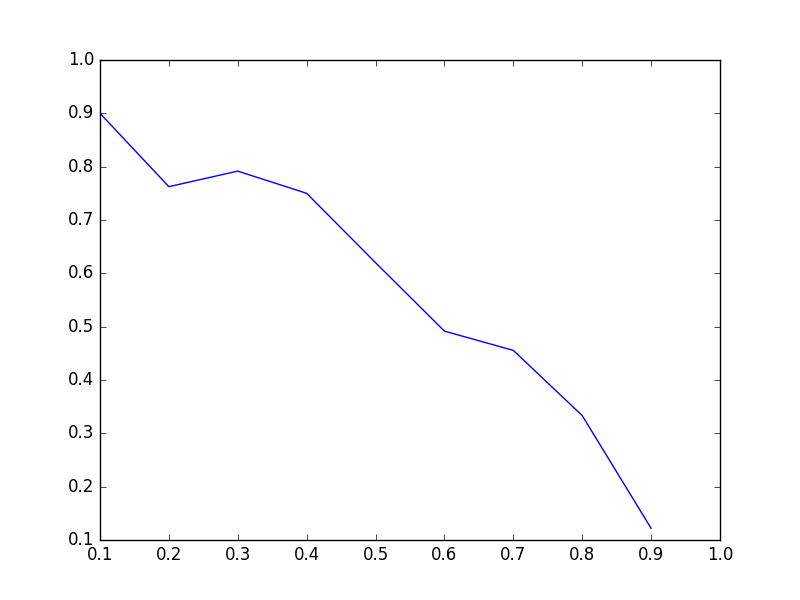

This chart was generated by the following Python code:
from matveev.task_3.dataset import Dataset

import cv2
import numpy as np
import matplotlib.pyplot as plt
from sklearn.neighbors import KNeighborsClassifier
from sklearn.metrics import accuracy_score
from skimage.feature import hog


ds = Dataset()

pp = np.arange(0.1, 1, 0.1)
ac = []

for p in pp:
    x_train, y_train, x_test, y_test = ds.split_train_test_set(p)
    num_train, h, w = x_train.shape
    num_test, _, _ = x_test.shape

    x_train_hogs = []
    for i in range(num_train):
        hog_image = hog(x_train[i, :, :], orientations=8, pixels_per_cell=(8, 8), cells_per_block=(1, 1))
        x_train_hogs.append(hog_image)

    x_train_hogs = np.array(x_train_hogs)

    x_test_hogs = []
    for i in range(num_test):
        hog_image = hog(x_test[i, :, :], orientations=8, pixels_per_cell=(8, 8), cells_per_block=(1, 1))
        x_test_hogs.append(hog_image)

    x_test_hogs = np.array(x_test_hogs)

    neigh = KNeighborsClassifier(n_neighbors=5)
    neigh.fit(x_train_hogs, y_train)

    pred_labels = neigh.predict(x_test_hogs)

    accuracy = accuracy_score(pred_labels, y_test)

    ac.append(accuracy)

plt.plot(pp, ac)
plt.savefig('hog.png')

